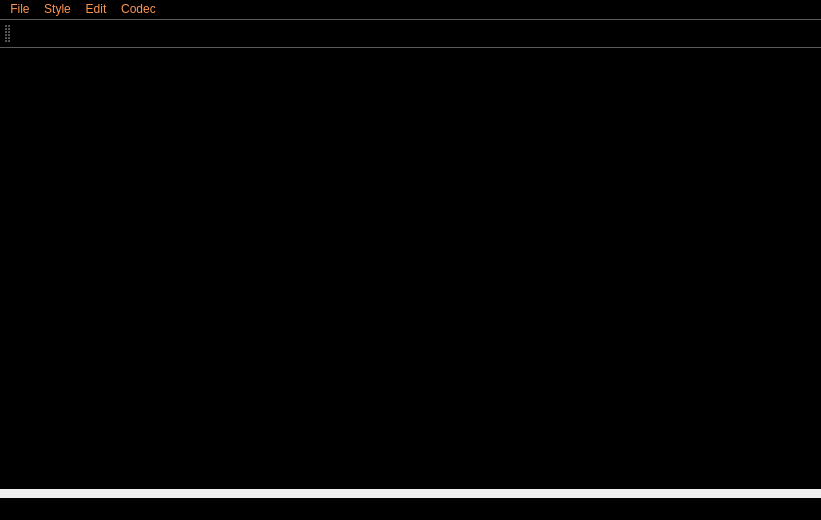
<?xml version="1.0" encoding="UTF-8"?>
<ui version="4.0">
 <class>Text_editor</class>
 <widget class="QMainWindow" name="Text_editor">
  <property name="geometry">
   <rect>
    <x>0</x>
    <y>0</y>
    <width>821</width>
    <height>520</height>
   </rect>
  </property>
  <property name="windowTitle">
   <string>Text_editor</string>
  </property>
  <widget class="QWidget" name="centralWidget">
   <widget class="QTextEdit" name="textEdit">
    <property name="geometry">
     <rect>
      <x>0</x>
      <y>0</y>
      <width>831</width>
      <height>441</height>
     </rect>
    </property>
    <property name="styleSheet">
     <string notr="true">background:black;
color: rgb(255, 149, 62);
font: 75 11pt &quot;MS Shell Dlg 2&quot;;</string>
    </property>
   </widget>
  </widget>
  <widget class="QMenuBar" name="menuBar">
   <property name="geometry">
    <rect>
     <x>0</x>
     <y>0</y>
     <width>821</width>
     <height>25</height>
    </rect>
   </property>
   <property name="styleSheet">
    <string notr="true">color: rgb(255, 150, 80);
font: 75 12pt &quot;MS Shell Dlg 2&quot;;
background:rgb(0, 0, 0);</string>
   </property>
   <widget class="QMenu" name="menuFile">
    <property name="title">
     <string>File</string>
    </property>
    <addaction name="actionNew"/>
    <addaction name="actionOpen"/>
    <addaction name="separator"/>
    <addaction name="actionSave"/>
    <addaction name="actionSave_as"/>
    <addaction name="separator"/>
    <addaction name="actionQuit"/>
   </widget>
   <widget class="QMenu" name="menuStyle">
    <property name="title">
     <string>Style</string>
    </property>
    <addaction name="Font"/>
    <addaction name="FontColour"/>
    <addaction name="BackgroundColour"/>
   </widget>
   <widget class="QMenu" name="menuEdit">
    <property name="title">
     <string>Edit</string>
    </property>
    <addaction name="actionUndo"/>
    <addaction name="actionRedo"/>
    <addaction name="separator"/>
    <addaction name="actionCut"/>
    <addaction name="actionPaste"/>
    <addaction name="actionCopy"/>
   </widget>
   <widget class="QMenu" name="menuCodec">
    <property name="title">
     <string>Codec</string>
    </property>
    <addaction name="actionUTF_8"/>
    <addaction name="actionWindows1251"/>
    <addaction name="actionIBM866"/>
    <addaction name="actionCP1251"/>
   </widget>
   <addaction name="menuFile"/>
   <addaction name="menuStyle"/>
   <addaction name="menuEdit"/>
   <addaction name="menuCodec"/>
  </widget>
  <widget class="QToolBar" name="mainToolBar">
   <property name="styleSheet">
    <string notr="true">background: black;</string>
   </property>
   <attribute name="toolBarArea">
    <enum>TopToolBarArea</enum>
   </attribute>
   <attribute name="toolBarBreak">
    <bool>false</bool>
   </attribute>
   <addaction name="actionNew"/>
   <addaction name="actionOpen"/>
   <addaction name="separator"/>
   <addaction name="actionSave"/>
   <addaction name="actionSave_as"/>
   <addaction name="separator"/>
   <addaction name="actionRedo"/>
   <addaction name="actionUndo"/>
   <addaction name="separator"/>
   <addaction name="actionQuit"/>
   <addaction name="separator"/>
  </widget>
  <widget class="QStatusBar" name="statusBar">
   <property name="styleSheet">
    <string notr="true">background:rgb(0, 0, 0);</string>
   </property>
  </widget>
  <action name="actionNew">
   <property name="icon">
    <iconset resource="resource.qrc">
     <normaloff>:/rec/img/newFile48.png</normaloff>:/rec/img/newFile48.png</iconset>
   </property>
   <property name="text">
    <string>New</string>
   </property>
  </action>
  <action name="actionOpen">
   <property name="icon">
    <iconset resource="resource.qrc">
     <normaloff>:/rec/img/openFile.png</normaloff>:/rec/img/openFile.png</iconset>
   </property>
   <property name="text">
    <string>Open</string>
   </property>
  </action>
  <action name="actionSave">
   <property name="icon">
    <iconset resource="resource.qrc">
     <normaloff>:/rec/img/save.png</normaloff>:/rec/img/save.png</iconset>
   </property>
   <property name="text">
    <string>Save</string>
   </property>
  </action>
  <action name="actionSave_as">
   <property name="icon">
    <iconset resource="resource.qrc">
     <normaloff>:/rec/img/saveas.png</normaloff>:/rec/img/saveas.png</iconset>
   </property>
   <property name="text">
    <string>Save as</string>
   </property>
  </action>
  <action name="actionQuit">
   <property name="icon">
    <iconset resource="resource.qrc">
     <normaloff>:/rec/img/quit.png</normaloff>:/rec/img/quit.png</iconset>
   </property>
   <property name="text">
    <string>Quit</string>
   </property>
  </action>
  <action name="Font">
   <property name="icon">
    <iconset resource="resource.qrc">
     <normaloff>:/rec/img/font-icon-free-download-as-png-and-ico-formats-veryiconm-24.png</normaloff>:/rec/img/font-icon-free-download-as-png-and-ico-formats-veryiconm-24.png</iconset>
   </property>
   <property name="text">
    <string>Font</string>
   </property>
  </action>
  <action name="FontColour">
   <property name="icon">
    <iconset resource="resource.qrc">
     <normaloff>:/rec/img/fontColour48.png</normaloff>:/rec/img/fontColour48.png</iconset>
   </property>
   <property name="text">
    <string>Font Colour</string>
   </property>
  </action>
  <action name="BackgroundColour">
   <property name="icon">
    <iconset resource="resource.qrc">
     <normaloff>:/rec/img/colour48.png</normaloff>:/rec/img/colour48.png</iconset>
   </property>
   <property name="text">
    <string>Background Colour</string>
   </property>
  </action>
  <action name="actionUndo">
   <property name="icon">
    <iconset resource="resource.qrc">
     <normaloff>:/rec/img/undo48.png</normaloff>:/rec/img/undo48.png</iconset>
   </property>
   <property name="text">
    <string>Undo</string>
   </property>
  </action>
  <action name="actionRedo">
   <property name="icon">
    <iconset resource="resource.qrc">
     <normaloff>:/rec/img/redo48.png</normaloff>:/rec/img/redo48.png</iconset>
   </property>
   <property name="text">
    <string>Redo</string>
   </property>
  </action>
  <action name="actionCut">
   <property name="icon">
    <iconset resource="resource.qrc">
     <normaloff>:/rec/img/cut48.png</normaloff>:/rec/img/cut48.png</iconset>
   </property>
   <property name="text">
    <string>Cut</string>
   </property>
  </action>
  <action name="actionPaste">
   <property name="icon">
    <iconset resource="resource.qrc">
     <normaloff>:/rec/img/paste48.png</normaloff>:/rec/img/paste48.png</iconset>
   </property>
   <property name="text">
    <string>Paste</string>
   </property>
  </action>
  <action name="actionCopy">
   <property name="icon">
    <iconset resource="resource.qrc">
     <normaloff>:/rec/img/copy48.png</normaloff>:/rec/img/copy48.png</iconset>
   </property>
   <property name="text">
    <string>Copy</string>
   </property>
  </action>
  <action name="actionUTF_8">
   <property name="text">
    <string>UTF-8</string>
   </property>
  </action>
  <action name="actionWindows1251">
   <property name="text">
    <string>Windows1251</string>
   </property>
  </action>
  <action name="actionIBM866">
   <property name="text">
    <string>IBM866</string>
   </property>
  </action>
  <action name="actionCP1251">
   <property name="text">
    <string>CP1251</string>
   </property>
  </action>
 </widget>
 <layoutdefault spacing="6" margin="11"/>
 <resources>
  <include location="resource.qrc"/>
 </resources>
 <connections/>
</ui>
